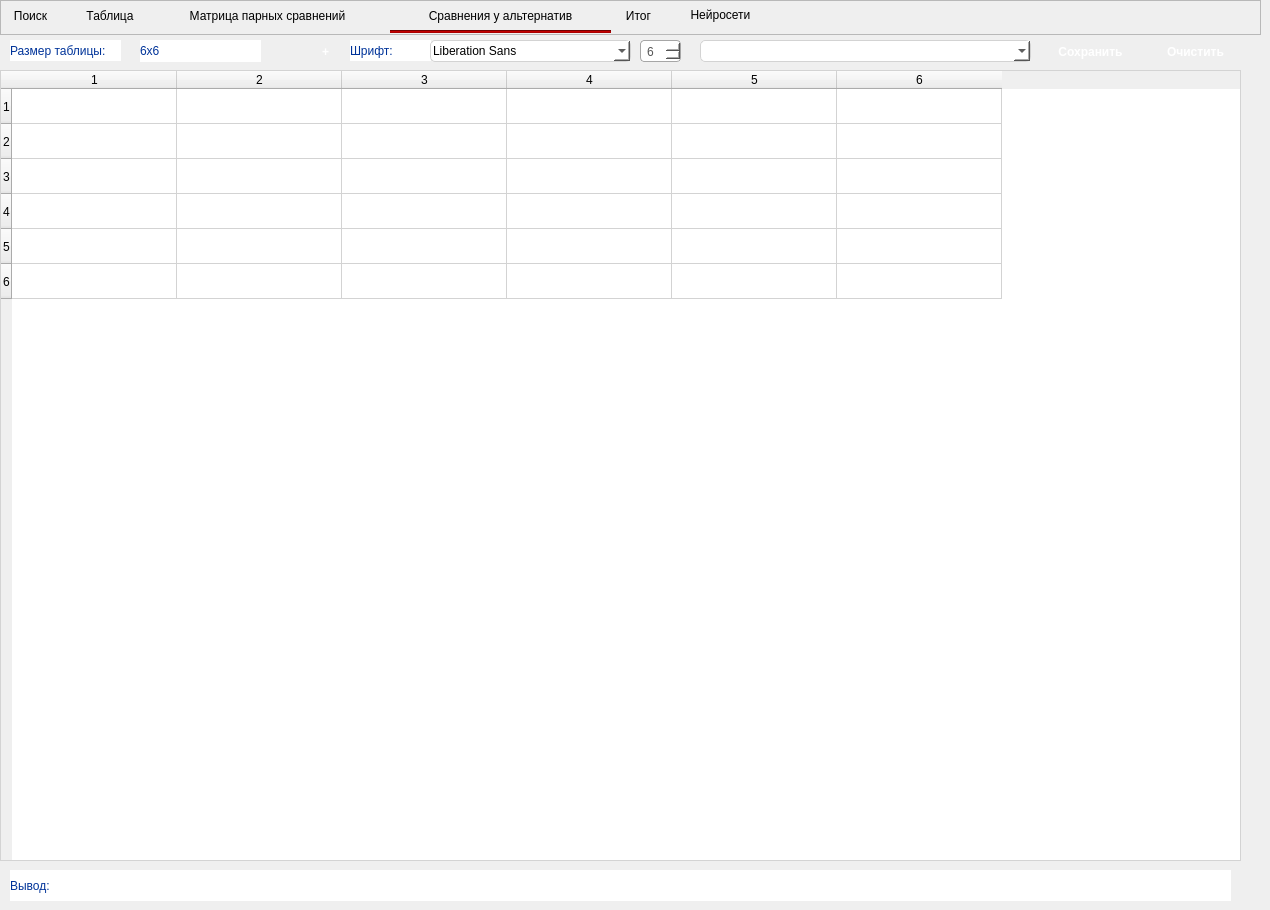
    <widget class="QWidget" name="tab_4">
     <attribute name="title">
      <string>Сравнение в Объектах</string>
     </attribute>
     <widget class="QFrame" name="MainToolBar_4">
      <property name="geometry">
       <rect>
        <x>0</x>
        <y>0</y>
        <width>1261</width>
        <height>35</height>
       </rect>
      </property>
      <property name="styleSheet">
       <string notr="true">QPushButton{
	border: 0px;	
	font: 12pt &quot;Nirmala UI&quot;;
}

QPushButton:hover{
	font: bold;
}

QPushButton:pressed{
	background-color: rgb(227, 253, 252);
	font: bold;
}
QFrame{
	border-bottom: 2px solid rgba(227, 227, 227, 255);
}
</string>
      </property>
      <property name="frameShape">
       <enum>QFrame::StyledPanel</enum>
      </property>
      <property name="frameShadow">
       <enum>QFrame::Raised</enum>
      </property>
      <widget class="QPushButton" name="pushButton_20">
       <property name="geometry">
        <rect>
         <x>0</x>
         <y>0</y>
         <width>61</width>
         <height>31</height>
        </rect>
       </property>
       <property name="styleSheet">
        <string notr="true"/>
       </property>
       <property name="text">
        <string>Поиск</string>
       </property>
      </widget>
      <widget class="QPushButton" name="pushButton_21">
       <property name="geometry">
        <rect>
         <x>70</x>
         <y>0</y>
         <width>80</width>
         <height>31</height>
        </rect>
       </property>
       <property name="styleSheet">
        <string notr="true"/>
       </property>
       <property name="text">
        <string>Таблица</string>
       </property>
      </widget>
      <widget class="QPushButton" name="pushButton_22">
       <property name="geometry">
        <rect>
         <x>152</x>
         <y>0</y>
         <width>231</width>
         <height>31</height>
        </rect>
       </property>
       <property name="styleSheet">
        <string notr="true"/>
       </property>
       <property name="text">
        <string>Матрица парных сравнений</string>
       </property>
      </widget>
      <widget class="QPushButton" name="pushButton_23">
       <property name="geometry">
        <rect>
         <x>390</x>
         <y>0</y>
         <width>221</width>
         <height>31</height>
        </rect>
       </property>
       <property name="styleSheet">
        <string notr="true"/>
       </property>
       <property name="text">
        <string>Сравнения у альтернатив</string>
       </property>
      </widget>
      <widget class="QPushButton" name="pushButton_36">
       <property name="geometry">
        <rect>
         <x>613</x>
         <y>0</y>
         <width>51</width>
         <height>31</height>
        </rect>
       </property>
       <property name="styleSheet">
        <string notr="true"/>
       </property>
       <property name="text">
        <string>Итог</string>
       </property>
      </widget>
      <widget class="QPushButton" name="pushButton_51">
       <property name="geometry">
        <rect>
         <x>670</x>
         <y>0</y>
         <width>101</width>
         <height>30</height>
        </rect>
       </property>
       <property name="styleSheet">
        <string notr="true"/>
       </property>
       <property name="text">
        <string>Нейросети</string>
       </property>
      </widget>
     </widget>
     <widget class="Line" name="line_4">
      <property name="geometry">
       <rect>
        <x>390</x>
        <y>30</y>
        <width>221</width>
        <height>3</height>
       </rect>
      </property>
      <property name="styleSheet">
       <string notr="true">background-color: rgb(170, 0, 0);</string>
      </property>
      <property name="orientation">
       <enum>Qt::Horizontal</enum>
      </property>
     </widget>
     <widget class="QLabel" name="label_4">
      <property name="geometry">
       <rect>
        <x>10</x>
        <y>40</y>
        <width>111</width>
        <height>21</height>
       </rect>
      </property>
      <property name="styleSheet">
       <string notr="true">QLabel {
    background-color: white;
    color: #003399;
}</string>
      </property>
      <property name="text">
       <string>Размер таблицы:</string>
      </property>
     </widget>
     <widget class="QPushButton" name="pushButton_29">
      <property name="geometry">
       <rect>
        <x>1040</x>
        <y>40</y>
        <width>101</width>
        <height>23</height>
       </rect>
      </property>
      <property name="styleSheet">
       <string notr="true">QPushButton
{
background-color: qlineargradient(x1: 0, y1: 0, x2: 0, y2: 1,
                                 stop: 0 #6da8f7, stop: 1 #4b7dda);
color: white;
border-radius: 5px;
border: none;
font-weight: bold;
font-size: 12px;
padding: 3px 5px;
}

QPushButton:hover
{
background-color: qlineargradient(x1: 0, y1: 0, x2: 0, y2: 1,
                                 stop: 0 #4b7dda, stop: 1 #6da8f7);
}

QPushButton:pressed
{
background-color: qlineargradient(x1: 0, y1: 0, x2: 0, y2: 1,
                                 stop: 0 #4b7dda, stop: 1 #6da8f7);
padding-left: 4px;
padding-top: 4px;
}
</string>
      </property>
      <property name="text">
       <string>Сохранить</string>
      </property>
     </widget>
     <widget class="QLabel" name="label_5">
      <property name="geometry">
       <rect>
        <x>140</x>
        <y>40</y>
        <width>121</width>
        <height>22</height>
       </rect>
      </property>
      <property name="styleSheet">
       <string notr="true">QLabel {
    background-color: white;
    color: #003399;
}</string>
      </property>
      <property name="text">
       <string>6x6</string>
      </property>
     </widget>
     <widget class="QPushButton" name="pushButton_30">
      <property name="geometry">
       <rect>
        <x>1150</x>
        <y>40</y>
        <width>91</width>
        <height>23</height>
       </rect>
      </property>
      <property name="styleSheet">
       <string notr="true">QPushButton
{
background-color: qlineargradient(x1: 0, y1: 0, x2: 0, y2: 1,
                                 stop: 0 #6da8f7, stop: 1 #4b7dda);
color: white;
border-radius: 5px;
border: none;
font-weight: bold;
font-size: 12px;
padding: 3px 5px;
}

QPushButton:hover
{
background-color: qlineargradient(x1: 0, y1: 0, x2: 0, y2: 1,
                                 stop: 0 #4b7dda, stop: 1 #6da8f7);
}

QPushButton:pressed
{
background-color: qlineargradient(x1: 0, y1: 0, x2: 0, y2: 1,
                                 stop: 0 #4b7dda, stop: 1 #6da8f7);
padding-left: 4px;
padding-top: 4px;
}
</string>
      </property>
      <property name="text">
       <string>Очистить</string>
      </property>
     </widget>
     <widget class="QComboBox" name="comboBox">
      <property name="geometry">
       <rect>
        <x>700</x>
        <y>40</y>
        <width>331</width>
        <height>22</height>
       </rect>
      </property>
      <property name="styleSheet">
       <string notr="true">QComboBox
{
    background-color: white;
    border: 1px solid lightgray;
    border-radius: 5px;
}

QComboBox:hover
{
    background-color: rgba(200, 200, 200, 0.2);
}

QComboBox:!enabled
{
    background-color: rgb(230, 230, 230);
}
</string>
      </property>
     </widget>
     <widget class="QTableWidget" name="tableWidget_4">
      <property name="geometry">
       <rect>
        <x>0</x>
        <y>70</y>
        <width>1241</width>
        <height>791</height>
       </rect>
      </property>
      <property name="styleSheet">
       <string notr="true">QTableWidget
{
    background-color: white;
    gridline-color: lightgray;
    border: 1px solid lightgray;
	font:16px;
}

QTableWidget::item
{
    padding: 3px;
}

QTableWidget::item:selected {
    background: qlineargradient(x1: 0, y1: 0, x2: 0, y2: 1, stop: 0 #add8e6, stop: 1 #ffffff);
    border: 1px solid #87CEFA;
	
	color: rgb(0, 0, 0);
}
</string>
      </property>
      <attribute name="horizontalHeaderDefaultSectionSize">
       <number>165</number>
      </attribute>
      <attribute name="verticalHeaderDefaultSectionSize">
       <number>35</number>
      </attribute>
      <row>
       <property name="text">
        <string>1</string>
       </property>
      </row>
      <row>
       <property name="text">
        <string>2</string>
       </property>
      </row>
      <row>
       <property name="text">
        <string>3</string>
       </property>
      </row>
      <row>
       <property name="text">
        <string>4</string>
       </property>
      </row>
      <row>
       <property name="text">
        <string>5</string>
       </property>
      </row>
      <row>
       <property name="text">
        <string>6</string>
       </property>
      </row>
      <column>
       <property name="text">
        <string>1</string>
       </property>
      </column>
      <column>
       <property name="text">
        <string>2</string>
       </property>
      </column>
      <column>
       <property name="text">
        <string>3</string>
       </property>
      </column>
      <column>
       <property name="text">
        <string>4</string>
       </property>
      </column>
      <column>
       <property name="text">
        <string>5</string>
       </property>
      </column>
      <column>
       <property name="text">
        <string>6</string>
       </property>
      </column>
      <item row="0" column="0">
       <property name="text">
        <string/>
       </property>
      </item>
     </widget>
     <widget class="QLabel" name="label_8">
      <property name="geometry">
       <rect>
        <x>10</x>
        <y>870</y>
        <width>1221</width>
        <height>31</height>
       </rect>
      </property>
      <property name="styleSheet">
       <string notr="true">QLabel {
    background-color: white;
    color: #003399;
}</string>
      </property>
      <property name="text">
       <string>Вывод:</string>
      </property>
     </widget>
     <widget class="QLabel" name="label_11">
      <property name="geometry">
       <rect>
        <x>350</x>
        <y>40</y>
        <width>81</width>
        <height>21</height>
       </rect>
      </property>
      <property name="styleSheet">
       <string notr="true">QLabel {
    background-color: white;
    color: #003399;
}</string>
      </property>
      <property name="text">
       <string>Шрифт:</string>
      </property>
     </widget>
     <widget class="QFontComboBox" name="fontComboBox_3">
      <property name="geometry">
       <rect>
        <x>430</x>
        <y>40</y>
        <width>201</width>
        <height>22</height>
       </rect>
      </property>
      <property name="styleSheet">
       <string notr="true">QComboBox
{
    background-color: white;
    border: 1px solid lightgray;
    border-radius: 5px;
}

QComboBox:hover
{
    background-color: rgba(200, 200, 200, 0.2);
}

QComboBox:!enabled
{
    background-color: rgb(230, 230, 230);
}
</string>
      </property>
     </widget>
     <widget class="QSpinBox" name="spinBox_5">
      <property name="geometry">
       <rect>
        <x>640</x>
        <y>40</y>
        <width>41</width>
        <height>22</height>
       </rect>
      </property>
      <property name="styleSheet">
       <string notr="true">QSpinBox {
    background-color: white;
    border: 1px solid #a6a6a6;
    border-radius: 4px;
    padding: 4px;
    color: #555555;
}

QSpinBox:focus {
    border: 1px solid #7e93f3;
}
</string>
      </property>
      <property name="minimum">
       <number>6</number>
      </property>
      <property name="maximum">
       <number>50</number>
      </property>
     </widget>
     <widget class="QPushButton" name="pushButton_13">
      <property name="geometry">
       <rect>
        <x>310</x>
        <y>40</y>
        <width>31</width>
        <height>23</height>
       </rect>
      </property>
      <property name="styleSheet">
       <string notr="true">QPushButton
{
background-color: qlineargradient(x1: 0, y1: 0, x2: 0, y2: 1,
                                 stop: 0 #6da8f7, stop: 1 #4b7dda);
color: white;
border-radius: 5px;
border: none;
font-weight: bold;
font-size: 12px;
padding: 3px 5px;
}

QPushButton:hover
{
background-color: qlineargradient(x1: 0, y1: 0, x2: 0, y2: 1,
                                 stop: 0 #4b7dda, stop: 1 #6da8f7);
}

QPushButton:pressed
{
background-color: qlineargradient(x1: 0, y1: 0, x2: 0, y2: 1,
                                 stop: 0 #4b7dda, stop: 1 #6da8f7);
padding-left: 8px;
padding-top: 8px;
}
</string>
      </property>
      <property name="text">
       <string>+</string>
      </property>
     </widget>
    </widget>
